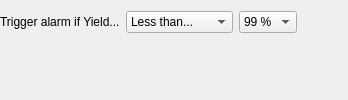
     <widget class="QWidget" name="WStackPageFixed">
      <layout class="QVBoxLayout" name="verticalLayout">
       <property name="leftMargin">
        <number>0</number>
       </property>
       <item>
        <layout class="QHBoxLayout" name="horizontalLayout_7">
         <item>
          <widget class="QLabel" name="TextLabel2_2_2_2_4">
           <property name="text">
            <string>Trigger alarm if Yield...</string>
           </property>
           <property name="wordWrap">
            <bool>false</bool>
           </property>
          </widget>
         </item>
         <item>
          <widget class="QComboBox" name="comboBoxYieldDirection">
           <property name="toolTip">
            <string>Check for Yield over (good bins) or under (for failing bins such as continuity!) limit.</string>
           </property>
           <item>
            <property name="text">
             <string>Less than...</string>
            </property>
           </item>
           <item>
            <property name="text">
             <string>Greater than...</string>
            </property>
           </item>
          </widget>
         </item>
         <item>
          <widget class="QComboBox" name="comboBoxYieldLevel">
           <property name="toolTip">
            <string>Yield alarm trigger level</string>
           </property>
           <item>
            <property name="text">
             <string>99 %</string>
            </property>
           </item>
           <item>
            <property name="text">
             <string>98 %</string>
            </property>
           </item>
           <item>
            <property name="text">
             <string>97 %</string>
            </property>
           </item>
           <item>
            <property name="text">
             <string>96 %</string>
            </property>
           </item>
           <item>
            <property name="text">
             <string>95 %</string>
            </property>
           </item>
           <item>
            <property name="text">
             <string>94 %</string>
            </property>
           </item>
          </widget>
         </item>
         <item>
          <spacer name="horizontalSpacer_2">
           <property name="orientation">
            <enum>Qt::Horizontal</enum>
           </property>
           <property name="sizeHint" stdset="0">
            <size>
             <width>40</width>
             <height>20</height>
            </size>
           </property>
          </spacer>
         </item>
        </layout>
       </item>
       <item>
        <spacer name="verticalSpacer">
         <property name="orientation">
          <enum>Qt::Vertical</enum>
         </property>
         <property name="sizeHint" stdset="0">
          <size>
           <width>20</width>
           <height>40</height>
          </size>
         </property>
        </spacer>
       </item>
      </layout>
     </widget>
